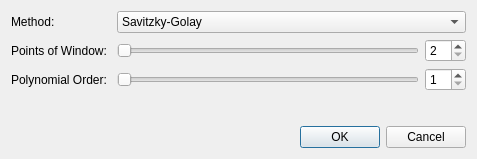
<?xml version="1.0" encoding="UTF-8"?>
<ui version="4.0">
 <class>SmoothingDialog</class>
 <widget class="QDialog" name="SmoothingDialog">
  <property name="geometry">
   <rect>
    <x>0</x>
    <y>0</y>
    <width>477</width>
    <height>159</height>
   </rect>
  </property>
  <property name="windowTitle">
   <string>Smoothing</string>
  </property>
  <layout class="QVBoxLayout" name="verticalLayout">
   <item>
    <layout class="QFormLayout" name="formLayout">
     <item row="0" column="0">
      <widget class="QLabel" name="label">
       <property name="text">
        <string>Method: </string>
       </property>
      </widget>
     </item>
     <item row="0" column="1">
      <widget class="QComboBox" name="methodComboBox">
       <item>
        <property name="text">
         <string>Savitzky-Golay</string>
        </property>
       </item>
       <item>
        <property name="text">
         <string>Adjacent-Averaging</string>
        </property>
       </item>
      </widget>
     </item>
     <item row="1" column="0">
      <widget class="QLabel" name="label_2">
       <property name="text">
        <string>Points of Window: </string>
       </property>
      </widget>
     </item>
     <item row="1" column="1">
      <layout class="QHBoxLayout" name="horizontalLayout">
       <item>
        <widget class="QSlider" name="pointsSlider">
         <property name="minimum">
          <number>2</number>
         </property>
         <property name="maximum">
          <number>50</number>
         </property>
         <property name="orientation">
          <enum>Qt::Horizontal</enum>
         </property>
        </widget>
       </item>
       <item>
        <widget class="QSpinBox" name="pointsSpinBox">
         <property name="minimum">
          <number>2</number>
         </property>
         <property name="maximum">
          <number>50</number>
         </property>
        </widget>
       </item>
      </layout>
     </item>
     <item row="2" column="0">
      <widget class="QLabel" name="polynomialLabel">
       <property name="text">
        <string>Polynomial Order:</string>
       </property>
      </widget>
     </item>
     <item row="2" column="1">
      <layout class="QHBoxLayout" name="horizontalLayout_2">
       <item>
        <widget class="QSlider" name="polynomialSlider">
         <property name="minimum">
          <number>1</number>
         </property>
         <property name="maximum">
          <number>10</number>
         </property>
         <property name="orientation">
          <enum>Qt::Horizontal</enum>
         </property>
        </widget>
       </item>
       <item>
        <widget class="QSpinBox" name="polynomialSpinBox">
         <property name="minimum">
          <number>1</number>
         </property>
         <property name="maximum">
          <number>10</number>
         </property>
        </widget>
       </item>
      </layout>
     </item>
    </layout>
   </item>
   <item>
    <widget class="QDialogButtonBox" name="buttonBox">
     <property name="orientation">
      <enum>Qt::Horizontal</enum>
     </property>
     <property name="standardButtons">
      <set>QDialogButtonBox::Cancel|QDialogButtonBox::Ok</set>
     </property>
    </widget>
   </item>
  </layout>
 </widget>
 <resources/>
 <connections>
  <connection>
   <sender>buttonBox</sender>
   <signal>accepted()</signal>
   <receiver>SmoothingDialog</receiver>
   <slot>accept()</slot>
   <hints>
    <hint type="sourcelabel">
     <x>248</x>
     <y>254</y>
    </hint>
    <hint type="destinationlabel">
     <x>157</x>
     <y>274</y>
    </hint>
   </hints>
  </connection>
  <connection>
   <sender>buttonBox</sender>
   <signal>rejected()</signal>
   <receiver>SmoothingDialog</receiver>
   <slot>reject()</slot>
   <hints>
    <hint type="sourcelabel">
     <x>316</x>
     <y>260</y>
    </hint>
    <hint type="destinationlabel">
     <x>286</x>
     <y>274</y>
    </hint>
   </hints>
  </connection>
 </connections>
</ui>
